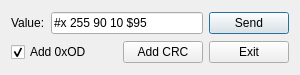
<?xml version="1.0" encoding="UTF-8"?>
<ui version="4.0">
 <class>Dialog</class>
 <widget class="QDialog" name="Dialog">
  <property name="geometry">
   <rect>
    <x>0</x>
    <y>0</y>
    <width>300</width>
    <height>75</height>
   </rect>
  </property>
  <property name="windowTitle">
   <string>Dialog</string>
  </property>
  <layout class="QGridLayout" name="gridLayout">
   <item row="0" column="0">
    <layout class="QHBoxLayout" name="horizontalLayout">
     <item>
      <widget class="QLabel" name="label">
       <property name="text">
        <string>Value:</string>
       </property>
      </widget>
     </item>
     <item>
      <widget class="QLineEdit" name="lineEdit">
       <property name="text">
        <string>#x 255 90 10 $95</string>
       </property>
      </widget>
     </item>
     <item>
      <widget class="QPushButton" name="pushButtonSend">
       <property name="text">
        <string>Send</string>
       </property>
      </widget>
     </item>
    </layout>
   </item>
   <item row="1" column="0">
    <layout class="QHBoxLayout" name="horizontalLayout_2">
     <item>
      <widget class="QCheckBox" name="checkBox">
       <property name="text">
        <string>Add 0xOD</string>
       </property>
       <property name="checked">
        <bool>true</bool>
       </property>
      </widget>
     </item>
     <item>
      <spacer name="horizontalSpacer">
       <property name="orientation">
        <enum>Qt::Horizontal</enum>
       </property>
       <property name="sizeHint" stdset="0">
        <size>
         <width>40</width>
         <height>20</height>
        </size>
       </property>
      </spacer>
     </item>
     <item>
      <widget class="QPushButton" name="pushButtonCRC">
       <property name="text">
        <string>Add CRC</string>
       </property>
      </widget>
     </item>
     <item>
      <widget class="QPushButton" name="pushButtonExit">
       <property name="text">
        <string>Exit</string>
       </property>
      </widget>
     </item>
    </layout>
   </item>
  </layout>
 </widget>
 <resources/>
 <connections/>
</ui>
